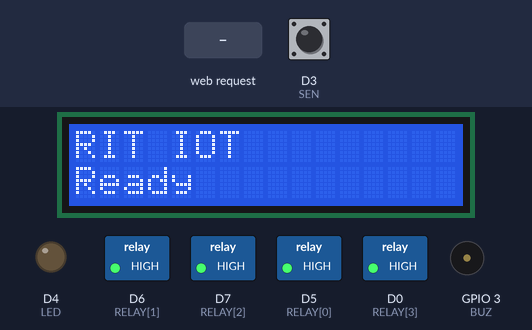
A sketch run on a simulated ESP8266 (NodeMCU). Shown: 16×2 character LCD, switched loads named in the sketch (green lamp = pin HIGH), output pins drawn as LEDs (lit = HIGH), buzzer (waves = sounding, pin HIGH). Dashed ring = blinking. Inputs (shaded band) come from the test bench; at power-on: D3 (SEN) HIGH. WiFi joins after 1.5 s; servers stay silent unless stated.

Above: at 1.2 s.
1.3 s: D3 (SEN) driven LOW
At 2.8 s:
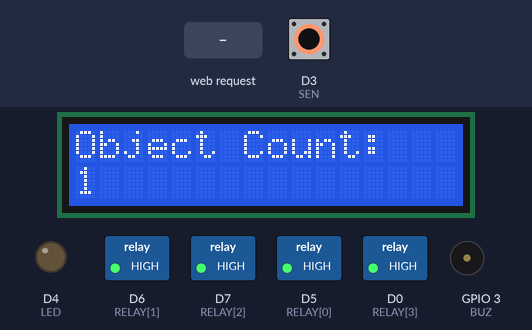
3.1 s: HTTP request GET /r?n=1&s=1&k=1 received
At 4.0 s:
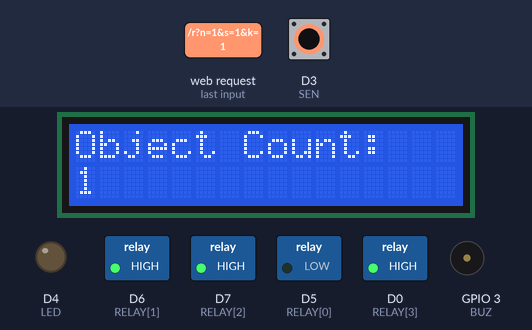
4.6 s: HTTP request GET /r?n=1 received
At 5.2 s:
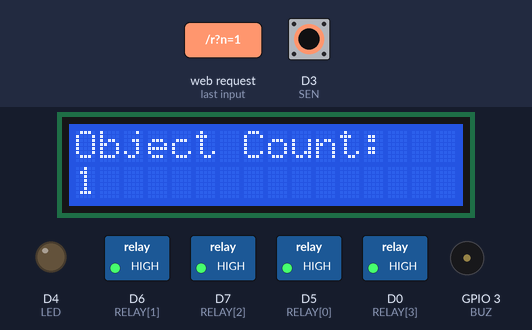
6.1 s: D3 (SEN) pulsed HIGH 5 times (0.12 s each, 0.3 s apart)
At 6.75 s:
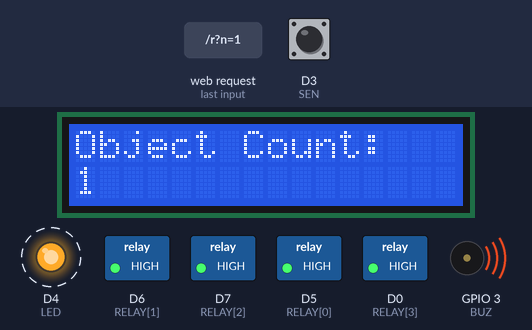
Timing chart, 0 to 9.2 s (numbered marks = the images above; inputs shaded):
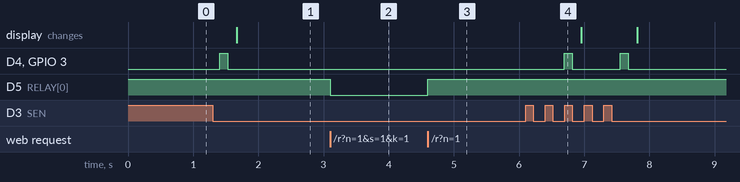

Measured:
- after the input at 1.3 s, D4 (LED), GPIO 3 (BUZ): LOW → HIGH after 0.11 s, → LOW 0.12 s later; the display: changes after 0.37 s (image 1)
- after the input at 3.1 s, D5 (RELAY[0]): HIGH → LOW at once
- after the input at 4.6 s, D5 (RELAY[0]): LOW → HIGH at once
- after the input at 6.1 s, D4 (LED), GPIO 3 (BUZ): alternates HIGH for 0.12 s and LOW for 0.74 s, 4 changes in all, then stays LOW, starting after 0.60 s

The sketch:

IR_Object_Counter.ino
```cpp
// RIT - IOT : IR Object Counter + LCD  (NodeMCU ESP8266)
// Offline: join hotspot "RIT-IOT" (pass 12345678) -> app IP 192.168.4.1 | Online: put your WiFi below
#include <ESP8266WiFi.h>
#include <ESP8266WebServer.h>
#include <Wire.h>
#include <LiquidCrystal_I2C.h>
const char* STA_SSID="YOUR_WIFI"; const char* STA_PASS="YOUR_PASS";
const int RELAY[4]={D5,D6,D7,D0}; // R1 Light, R2 Fan, R3 TV/Relay, R4 Pump (active LOW)
#define SEN D3
#define LED D4   // external LED + 220R
#define BUZ 3    // RX pin (GPIO3) buzzer

ESP8266WebServer sv(80);
int rs[4]={0,0,0,0}; bool autoM=true; float v=0,t=0,h=0,dist=100; int d=0,c=0,p=0,door=0; String lastUID="",logS="";
void setR(int i,int s){ if(RELAY[i]<0)return; rs[i]=s; digitalWrite(RELAY[i],s?LOW:HIGH); } // relay modules are active LOW
void beep(int n,int ms=120){ for(int i=0;i<n;i++){ digitalWrite(BUZ,HIGH); digitalWrite(LED,HIGH); delay(ms); digitalWrite(BUZ,LOW); digitalWrite(LED,LOW); delay(ms);} }
void cors(){ sv.sendHeader("Access-Control-Allow-Origin","*"); sv.sendHeader("Access-Control-Allow-Private-Network","true"); }
LiquidCrystal_I2C lcd(0x27,16,2);
void say(String a,String b=""){ lcd.clear(); lcd.setCursor(0,0); lcd.print(a); lcd.setCursor(0,1); lcd.print(b); }
int lastIR=1;
void setup(){
  for(int i=0;i<4;i++){ if(RELAY[i]>=0){ pinMode(RELAY[i],OUTPUT); setR(i,0);} }
  pinMode(LED,OUTPUT); pinMode(BUZ,OUTPUT);
  WiFi.mode(WIFI_AP_STA); WiFi.softAP("RIT-IOT","12345678"); WiFi.begin(STA_SSID,STA_PASS);
  sv.on("/r",[](){cors(); setR(sv.arg("n").toInt()-1,sv.arg("s").toInt()); sv.send(200,"application/json","{}");});
  sv.on("/mode",[](){cors(); sv.send(200,"application/json","{}");});
  sv.on("/cmd",[](){cors(); String k=sv.arg("k"); int x=sv.arg("v").toInt();
    if(k=="auto")autoM=x; if(k=="reset")c=0; if(k=="exit"&&p>0)p--; if(k=="door")door=x; sv.send(200,"application/json","{}");});
  sv.on("/data",[](){cors(); String j="{\"r\":["+String(rs[0])+","+rs[1]+","+rs[2]+","+rs[3]+"],\"v\":"+String(v)+",\"d\":"+d+",\"c\":"+c+",\"p\":"+p+",\"dist\":"+(int)dist+",\"t\":"+(int)t+",\"h\":"+(int)h+",\"auto\":"+(autoM?1:0)+",\"u\":\""+lastUID+"\",\"log\":\""+logS+"\"}"; sv.send(200,"application/json",j);});
  lcd.init(); lcd.backlight(); say("RIT IOT","Ready");
  pinMode(SEN,INPUT);
  sv.begin();
}
unsigned long lt=0;
void loop(){
  sv.handleClient();
  if(millis()-lt>200){ lt=millis();
    int x=digitalRead(SEN);
    if(x==0 && lastIR==1){ c++; beep(1); say("Object Count:",String(c)); }   // 1 count = 1 LED+buzzer blink
    lastIR=x;
  }
}
```
